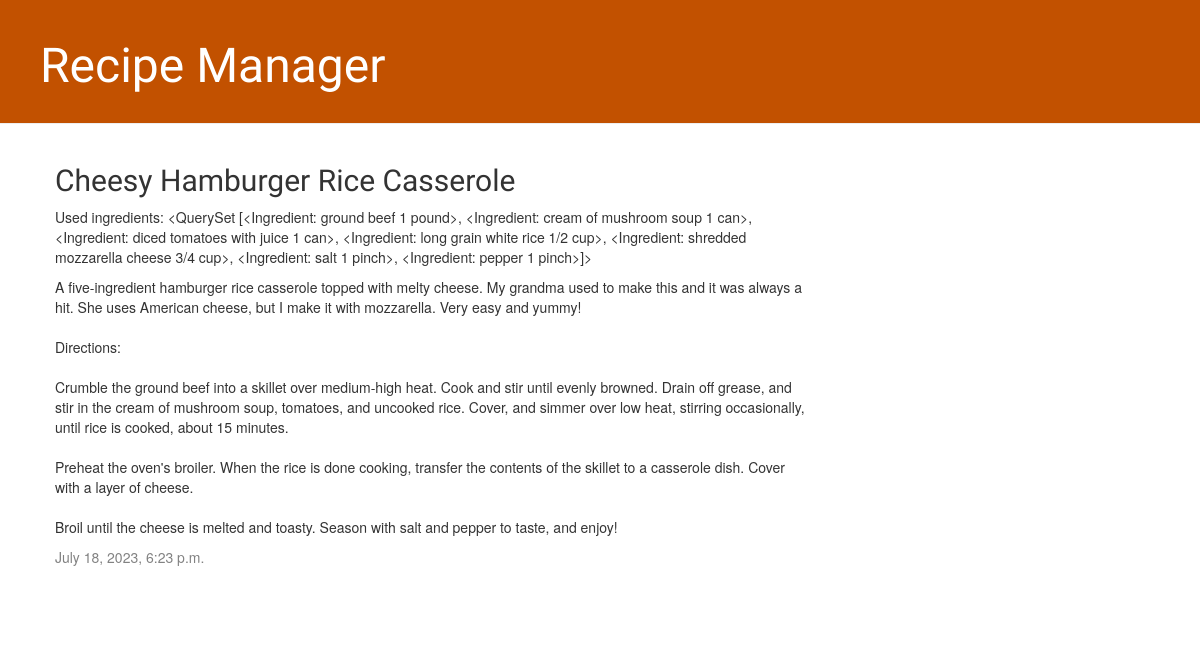
Page /recipe/3/ on the committed database.
### recipes/models/recipe.py (models this page shows, shortened)
class Recipe(models.Model):
    title = models.CharField(max_length=100, db_comment="The title of the recipe.")
    description = models.TextField(db_comment="A description or instructions for the recipe.")
    chef = models.ForeignKey(Chef, on_delete=models.CASCADE, db_comment="The chef who created the recipe.")
    ingredients = models.ManyToManyField(Ingredient)
    categories = models.ManyToManyField(Category)
    created_at = models.DateTimeField(auto_now_add=True, db_comment="The timestamp when the recipe was created.")

### recipes/models/ingredient.py (models this page shows)
class Ingredient(models.Model):
    name = models.CharField(max_length=100, db_comment="The name of the ingredient.")
    quantity = models.CharField(max_length=100, db_comment="The quantity or amount required.")
    def __str__(self):
        return f'{self.name} {self.quantity}'

### recipes/views/recipes_view.py (the view)
# urls.py: path('recipe/<int:pk>/', views.recipe_detail, name='recipe_detail'),
def recipe_detail(request, pk):
    try:
        recipe = get_object_or_404(Recipe, pk=pk)
        return render(request, "recipes/recipe_detail.html", {"recipe": recipe})
    except Http404:
        return render(request, "recipes/error.html", {"error_title": "page not found",
                                                      "error_text1": "Sorry, but the page you requested cannot be found.",
                                                      "error_text2": "Try checking the URL for errors, then hit the refresh button on your browser."})

### recipes/templates/recipes/recipe_detail.html (shortened to what this page needs)
{% extends 'recipes/home.html' %}
{% block content %}
<div class="recipe">
    <h2>{{ recipe.title }}</h2>
    <p>Used ingredients: {{ recipe.ingredients.all }}</p>
    <p>{{ recipe.description|linebreaksbr }}</p>
    {% if recipe.created_at %}
    <div class="date">
        {{ recipe.created_at }}
    </div>
    {% endif %}
</div>
{% endblock %}

### recipes/static/css/recipes.css (style rules this page uses)
h1, h2, h3, h4 { font-family: 'Lobster', cursive; }
.date { color: #828282; }
.recipe { margin-bottom: 70px; }

### rows in the picture
Recipe: title "Cheesy Hamburger Rice Casserole", ingredients.all "<QuerySet [<Ingredient: ground beef 1 pound>, <Ingredient: cream of mushroom soup 1 can>, <Ingredient: diced tomatoes with juice 1 can>, <Ingredient: long grain white rice 1/2 cup>, <Ingredient: shredded mozzarella cheese 3/4 cup>, <Ingredient: salt 1 pinch>, <Ingredient: pepper 1 pinch>]>", description "A five-ingredient hamburger rice casserole topped with melty cheese. My grandma used to make this and it was always a hit. She uses American cheese, but I make it with mozzarella. Very easy and yummy! Directions: Crumble the ground beef into a skillet over medium-high heat. Cook and stir until evenly browned. Drain off grease, and stir in the cream of mushroom soup, tomatoes, and uncooked rice. Cover, and simmer over low heat, stirring occasionally, until rice is cooked, about 15 minutes. Preheat the oven's broiler. When the rice is done cooking, transfer the contents of the skillet to a casserole dish. Cover with a layer of cheese. Broil until the cheese is melted and toasty. Season with…", created_at "July 18, 2023, 6:23 p.m."
